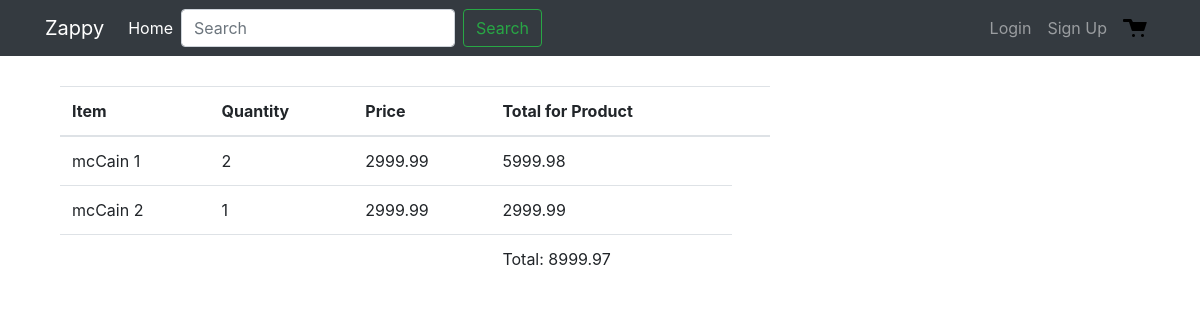
Page /order/1 on the committed database.
### orders/models.py (models this page shows, shortened)
class Order(models.Model):
    user = models.ForeignKey(User, on_delete=models.CASCADE, blank=True, null=True)
    order_id = models.CharField(max_length=120, default='ABC', unique=True)
    cart = models.ForeignKey(CartItem, on_delete=models.CASCADE, blank=True, null=True)
    status = models.CharField(max_length=120, choices=STATUS_CHOICES, default="Started")
    final_total = models.DecimalField(default=100.00, max_digits=1000, decimal_places=2)
    location = models.CharField(max_length=255, blank=True)
    timestamp = models.DateTimeField(auto_now_add=True, auto_now=False)
    updated = models.DateTimeField(auto_now_add=False, auto_now=True)

### carts/models.py (models this page shows, shortened)
class CartItem(models.Model):
    cart = models.ForeignKey(Cart, null=True, blank=True, on_delete=models.CASCADE)
    product = models.ForeignKey(Product, on_delete=models.CASCADE, null=True, blank=True)
    quantity = models.IntegerField(default=1)
    total_for_product = models.DecimalField(default=100.00, decimal_places=2, max_digits=10000)
    timestamp = models.DateTimeField(auto_now_add=True, auto_now=False)
    updated = models.DateTimeField(auto_now_add=False, auto_now=True)

### mainapp/models.py (models this page shows, shortened)
class Product(models.Model):
    title = models.CharField(max_length=200, null=False, blank=False)
    description = models.TextField( null=True, blank=True)
    price = models.DecimalField(decimal_places=2, max_digits=100, default=2999.99)
    slug = models.SlugField(unique=True)
    product_image = models.FileField(upload_to='product_image/', default='')
    timestamp = models.DateTimeField(auto_now_add=True, auto_now=False)
    updated = models.DateTimeField(auto_now_add=False, auto_now=True)
    class Meta:
        unique_together = ('title', 'slug')

### orders/views.py (the view)
# urls.py: path('<id>', views.orderDetail, name='orderDetail'),
def orderDetail(request, id):
    cartId = int(id)
    order = Order.objects.get(id=cartId)
    cart = Cart.objects.get(id=cartId)
    try:
        c = cart.cartitem_set.all()
    except:
        return HttpResponseRedirect(reverse('carts:cart'))
    return render(request, 'orders/orderDetail.html', context={"cart":c, "order":order})

### carts/templatetags/cust_tags.py (called while the page is built)
@register.simple_tag
def multiply(qty, unit_price, *args, **kwargs):
    return float(qty * unit_price)

### orders/templates/orders/orderDetail.html
{% extends 'mainapp/layout.html' %}
{% load static %}
{% load cust_tags %}
{% block content %}
<div class="container content">
  <div class="col-sm-8 col-sm-offset-2">
    <table class="table">
      <thead>
        <th>Item</th>
        <th>Quantity</th>
        <th>Price</th>
        <th>Total for Product</th>
        <th></th>
      </thead>
      <tfoot>
        <tr>
          <td></td>
          <td></td>
          <td></td>
          <td>Total: {{ order.final_total }}</td>
        </tr>
      </tfoot>
      {% for item in cart %}
      <tr>
        <td>{{item.product.title}}</td>
        <td>{{item.quantity}}</td>
        <td>{{ item.product.price }}</td>
        <td>{% multiply item.quantity item.product.price %}</td>
      {% endfor %}
    </table>
</div>
</div>
{% endblock %}

### mainapp/static/mainapp/style.css (style rules this page uses)
.content { margin-top: 30px; }
:root { --jumbotron-padding-y: 3rem; }

### rows in the picture
Order: final_total "8999.97"
CartItem: product "mcCain 1", quantity "2", product.price "2999.99", quantity+product "5999.98"
CartItem: product "mcCain 2", quantity "1", product.price "2999.99", quantity+product "2999.99"
